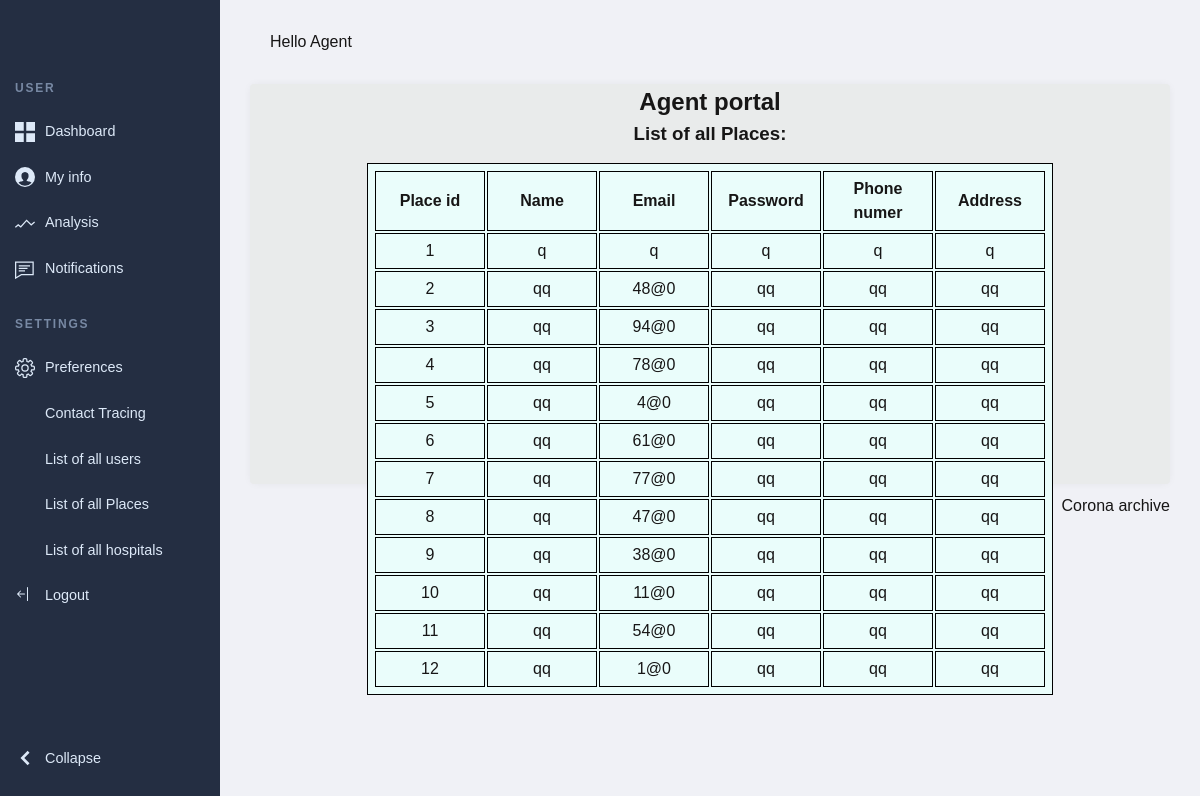
Screenshot of /allplaces (signed in) with the database file from the repository.
### tables this page shows
CREATE TABLE Place( 
                 place_id integer PRIMARY KEY NOT NULL,
                 place_name text NOT NULL,
                 email text NOT NULL,
                 password text NOT NULL,
                 phone_number integer NOT NULL,
                 address text NOT NULL
             );

### app.py (the view)
@app.route('/allplaces',methods=['GET','POST'])
def showallplaces():
    if session.get('loggedIn') == 'agent':
        return render_template('all_places.html', data=getPlaces())
    else:
        return redirect(url_for('index'))

### app.py (called while the page is built)
def db_connection(): #database connection
    conn = None
    try:
        conn = sqlite3.connect("project.sqlite")
    except sqlite3.error as e:
        print(e)
    return conn

def getPlaces(searchID = -1):
    conn = db_connection()
    cursor = conn.cursor()
    statement = f'SELECT * FROM Place;'
    cursor.execute(statement)
    users = cursor.fetchall()
    users = [list(user) for user in users]
    return users

### templates/all_places.html (shortened to what this page needs)
{% extends 'base.html' %}
{% block body %}
<header class="page-header">
    <nav>
      <ul class="admin-menu">
        <li class="menu-heading">
          <h3>User</h3>
        </li>
        <li>
          <a href="/agent_dashboard">
            <svg>
              <use xlink:href="#dashboard"></use>
            </svg>
            <span>Dashboard</span>
          </a>
        </li>
        <li>
            <a href="#0">
              <svg>
                <use xlink:href="#users"></use>
              </svg>
              <span>My info</span>
            </a>
          </li>
        <li>
          <a href="#0">
            <svg>
              <use xlink:href="#trends"></use>
            </svg>
            <span>Analysis</span>
          </a>
        </li>
        <li>
          <a href="/hospital_request">
            <svg>
              <use xlink:href="#notifications"></use>
            </svg>
            <span>Notifications</span>
          </a>
        </li>
        <li class="menu-heading">
          <h3>Settings</h3>
        </li>
        <li>
          <a href="#0">
            <svg>
              <use xlink:href="#settings"></use>
            </svg>
            <span>Preferences</span>
          </a>
        </li>
        <li>
          <a href="/contact-tracing">
            <svg>
                <use xlink:href="#people"></use>
            </svg>
            <span>Contact Tracing</span>
          </a>
        </li>
        <li>
          <a href="/allusers">
            <svg>
              <use xlink:href="#people"></use>
            </svg>
            <span>List of all users</span>
          </a>
        </li>
        <li>
          <a href="/allplaces">
            <svg>
              <use xlink:href="#people"></use>
            </svg>
            <span>List of all Places</span>
          </a>
        </li>
        <li>
          <a href="/allhospitals">
            <svg>
              <use xlink:href="#people"></use>
            </svg>
            <span>List of all hospitals</span>
          </a>
        </li>
        <li>
        <li>
          <a href="/logout">
            <svg>
                <use xlink:href="#logout"></use>
            </svg>
            <span>Logout</span>
          </a>
        </li>
        <li>
          <div class="switch">
          </div>
          <button class="collapse-btn" aria-expanded="true" aria-label="collapse menu">
            <svg aria-hidden="true">
              <use xlink:href="#collapse"></use>
            </svg>
            <span>Collapse</span>
          </button>
        </li>
      </ul>
    </nav>
</header>
<section class="page-content">
	<section class="search-and-user">
		<div class="admin-profile" style="text-align: left;">
		<span class="greeting">Hello Agent</span>
		</div>
	</section>
	<section class="grid">
		<article>
            <div class="container">
                <h2>Agent portal</h2>
                <h3>List of all Places:</h3>
                <table style="margin-top:15px" id="val">
                  <thead>
                    <tr>
                      <th>Place id</th>
                      <th>Name</th>
                      <th>Email</th>
                      <th>Password</th>
                      <th>Phone numer</th>
                      <th>Address</th>
                    </tr>
                  </thead>
                  <tbody id="myTable">
                    {% for row in data %}
                          <tr>
                              <td>{{row[0]}}</td>
                              <td>{{row[1]}}</td>
                              <td>{{row[2]}}</td>
                              <td>{{row[3]}}</td>
                              <td>{{row[4]}}</td>
                              <td>{{row[5]}}</td>
                          </tr>
                      {% endfor %}
                  </tbody>
                </table>
              </div>
        </article>
	</section>
	<footer class="page-footer">
		<span>Corona archive</span>
	</footer>
</section>
{% endblock %}

### static/css/portal.css (style rules this page uses)
:root { --page-header-bgColor: #242e42; --page-header-bgColor-hover: #1d2636; --page-header-txtColor: #dde9f8; --page-header-headingColor: #7889a4; --page-header-width: 220px; --page-content-bgColor: #f0f1f6; --page-content-txtColor: #171616; --page-content-blockColor: #fff; --white: #fff; --black: #333; --blue: #00b9eb; --red: #ec1848; --border-radius: 4px; --box-shadow: 0 0 10px -2px rgba(0, 0, 0, 0.075); --switch-bgLightModeColor: #87cefa; --switch-sunColor: gold; --switch-moonColor: #f4f4f4; --switch-bgDarkModeColor: #1f1f27; }
* { padding: 0; margin: 0; box-sizing: border-box; }
ul { list-style: none; }
a, button { color: inherit; }
a { text-decoration: none; }
button { background: none; cursor: pointer; }
button, input { border: none; }
svg { display: block; }
body { font: 16px/1.5 "Lato", sans-serif; }
.page-header { position: fixed; top: 0; left: 0; right: 0; bottom: 0; overflow: auto; padding-top: 20px; width: var(--page-header-width); color: var(--page-header-txtColor); background: var(--page-header-bgColor); }
.page-header nav { display: flex; flex-direction: column; min-height: 100%; }
.page-header .admin-menu { display: flex; flex-direction: column; flex-grow: 1; margin-top: 35px; }
.page-header .admin-menu li:nth-last-child(2) { margin-bottom: 35px; }
.page-header .admin-menu li:last-child { margin-top: auto; margin-bottom: 20px; }
.page-header .admin-menu li > * { width: 100%; padding: 12px 15px; }
.page-header .admin-menu .menu-heading h3 { text-transform: uppercase; letter-spacing: 0.15em; font-size: 12px; margin-top: 12px; color: var(--page-header-headingColor); }
.page-header .admin-menu svg { width: 20px; height: 20px; fill: var(--page-header-txtColor); margin-right: 10px; }
.page-header .admin-menu a, .page-header .admin-menu button { display: flex; align-items: center; font-size: 0.9rem; }
.page-content { position: relative; left: var(--page-header-width); width: calc(100% - var(--page-header-width)); min-height: 100vh; padding: 30px; color: var(--page-content-txtColor); background: var(--page-content-bgColor); }
.search-and-user { display: grid; grid-template-columns: 1fr auto; grid-column-gap: 50px; align-items: center; background: var(--page-content-bgColor); margin-bottom: 30px; }
.search-and-user ::placeholder { color: var(--white); }
.search-and-user .admin-profile { display: flex; align-items: center; }
.search-and-user .admin-profile .greeting { margin: 0 10px 0 20px; }
.page-content .grid { display: grid; grid-template-columns: repeat(2, 1fr); grid-gap: 30px; }
.page-content .grid > article { display: flex; height: 400px; background: var(--page-content-blockColor); border-radius: var(--border-radius); box-shadow: var(--box-shadow); align-items: center; justify-content: center; text-align: center; }
.page-footer { font-size: 1rem; display: flex; align-items: center; justify-content: flex-end; margin-top: 10px; }

### templates/all_places.html (style rules this page uses)
.page-content .grid { display: grid; grid-template-columns: repeat(1, 1fr); grid-gap: 30px; }
.page-content .grid > article { display: flex; height: 400px; background: var(--page-content-blockColor); border-radius: var(--border-radius); box-shadow: var(--box-shadow); align-items:initial; justify-content: center; text-align: center; background: #e9ebeb; }
* { box-sizing: border-box; }
body { margin: 0; font-family: Arial, Helvetica, sans-serif; }
table, th, td { width:110px; text-align:center; border:1px solid black; padding:5px; margin-left: 0; margin-right: 0; background: #eafdfb; }
table { width: 100%; }

### rows the page displays
Place: place_id "1", row "q"
Place: place_id "2", place_name "qq", email "48@0", password "qq", phone_number "qq", address "qq"
Place: place_id "3", place_name "qq", email "94@0", password "qq", phone_number "qq", address "qq"
Place: place_id "4", place_name "qq", email "78@0", password "qq", phone_number "qq", address "qq"
Place: place_id "5", place_name "qq", email "4@0", password "qq", phone_number "qq", address "qq"
Place: place_id "6", place_name "qq", email "61@0", password "qq", phone_number "qq", address "qq"
Place: place_id "7", place_name "qq", email "77@0", password "qq", phone_number "qq", address "qq"
Place: place_id "8", place_name "qq", email "47@0", password "qq", phone_number "qq", address "qq"
Place: place_id "9", place_name "qq", email "38@0", password "qq", phone_number "qq", address "qq"
Place: place_id "10", place_name "qq", email "11@0", password "qq", phone_number "qq", address "qq"
Place: place_id "11", place_name "qq", email "54@0", password "qq", phone_number "qq", address "qq"
Place: place_id "12", place_name "qq", email "1@0", password "qq", phone_number "qq", address "qq"
